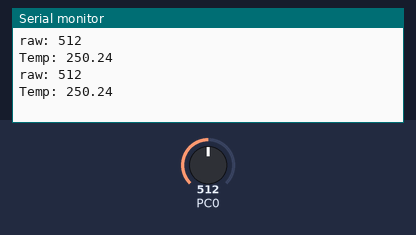
Simulated run of this program. Board: ATmega328P, built with avr-gcc and emulated at 16 MHz (the files do not name the chip). Shown: the last lines printed to the serial monitor. The inputs (shaded band) are chosen by the test bench; at power-on: PC0 = 512.

Above: at 1.8 s.
1.9 s: PC0 set to 716
At 2.8 s:
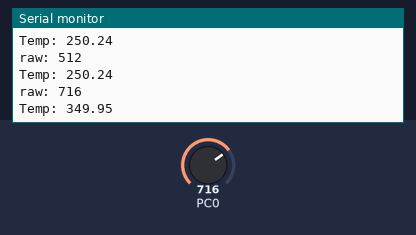
3.4 s: PC0 set to 900
At 4.9 s:
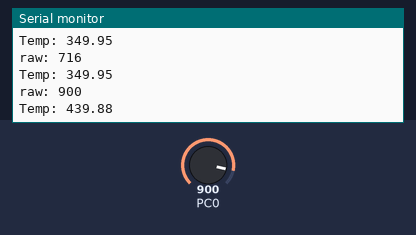
Timing chart, 0 to 6.4 s (numbered marks = the images above; inputs shaded):
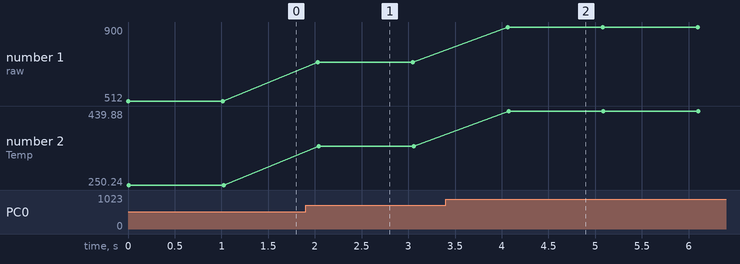

The program:

main.cpp
```cpp
#include <avr/io.h>
#include <util/delay.h>
#include <stdlib.h>
#include <stdio.h>


// Temp Sensor at PC0, A0
#define FOSC 16000000 // Clock Speed
#define BAUD 9600
#define MYUBRR FOSC/16/BAUD-1


void adcInit(){
  // Enable adc, prescaler 128
  ADCSRA = (1 << ADEN) |
             (1 << ADPS2) |
             (1 << ADPS1) |
             (1 << ADPS0);
  ADMUX = (1 << REFS0);
  // PIN ADC0, PC0
}

void uartInit(unsigned int ubrr){
  // set boud rate
  UBRR0H = (unsigned int)(ubrr >> 8);
  UBRR0L = (unsigned int)ubrr;


  UCSR0C = 0;
  UCSR0C |= (0 << UMSEL00) | (0 << UMSEL01); // Asynchronous USART
  UCSR0C |= (0 << UPM00) | (0 << UPM01); // Parity mode - disabled
  UCSR0C |= (0 << USBS0); // Stop bit - 1bit

  UCSR0B |= (1 << UCSZ02); // 8 bit comunnication - 0-7

  UCSR0B |= (1 << TXEN0); // enable TX

}

uint16_t adcRead(){
  ADCSRA |= (1 << ADSC); // Start conversation
  while(ADCSRA & (1 << ADSC)); // wait for finishing conversation
  return ADC;
}

float adcToTemp(uint16_t adc){
  float v = adc * (5.0 / 1023.0);
  return v * 100.0;
}

void uartSendChar(char c) {
    while (!(UCSR0A & (1 << UDRE0)));
    UDR0 = c;
}

void uartSendString(const char *s) {
    while (*s) uartSendChar(*s++);
}

void uartSendFloat(float v) {
    char buf[20];
    dtostrf(v, 4, 2, buf);
    uartSendString(buf);
    uartSendString("\r\n");
}

int main(){
  DDRC &= ~(1 << PC0);   // PC0 jako wejście
  PORTC &= ~(1 << PC0);  // wyłącz pull-up

  adcInit();
  uartInit(MYUBRR);
  while(1){
    uint16_t raw = adcRead();
    float temp = adcToTemp(raw);


    char bufor[50];

    sprintf(bufor, "raw: %d\r\n", raw);
    uartSendString(bufor);
    uartSendString("Temp: ");
    uartSendFloat(temp);

    _delay_ms(1000);
  }
}
```

Measured:
- after the input at 1.9 s, the serial monitor: prints a new line after 0.13 s (image 1)
- after the input at 3.4 s, the serial monitor: prints a new line after 0.67 s (image 2)
- plotted number 1: 512 → 716 after the input at 1.9 s, 716 → 900 after the input at 3.4 s
- plotted number 2: 250.24 → 349.95 after the input at 1.9 s, 349.95 → 439.88 after the input at 3.4 s
